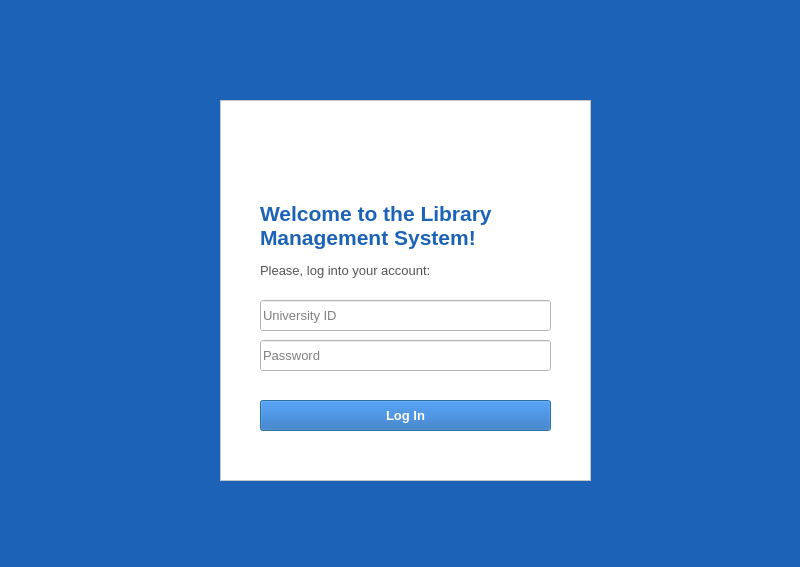
<?xml version="1.0" encoding="UTF-8"?>
<ui version="4.0">
 <class>Dialog</class>
 <widget class="QDialog" name="Dialog">
  <property name="geometry">
   <rect>
    <x>0</x>
    <y>0</y>
    <width>800</width>
    <height>567</height>
   </rect>
  </property>
  <property name="windowTitle">
   <string>Sign In</string>
  </property>
  <property name="styleSheet">
   <string notr="true">background-color: rgb(28, 99, 183);</string>
  </property>
  <widget class="QFrame" name="frame">
   <property name="geometry">
    <rect>
     <x>220</x>
     <y>100</y>
     <width>371</width>
     <height>381</height>
    </rect>
   </property>
   <property name="autoFillBackground">
    <bool>false</bool>
   </property>
   <property name="styleSheet">
    <string notr="true">background-color: rgb(255, 255, 255);</string>
   </property>
   <property name="frameShape">
    <enum>QFrame::StyledPanel</enum>
   </property>
   <property name="frameShadow">
    <enum>QFrame::Raised</enum>
   </property>
   <widget class="QLabel" name="welcome_label">
    <property name="enabled">
     <bool>true</bool>
    </property>
    <property name="geometry">
     <rect>
      <x>40</x>
      <y>100</y>
      <width>291</width>
      <height>51</height>
     </rect>
    </property>
    <property name="font">
     <font>
      <pointsize>16</pointsize>
      <weight>75</weight>
      <bold>true</bold>
     </font>
    </property>
    <property name="styleSheet">
     <string notr="true">color: rgb(28, 99, 183);
</string>
    </property>
    <property name="text">
     <string>Welcome to the Library Management System!</string>
    </property>
    <property name="wordWrap">
     <bool>true</bool>
    </property>
   </widget>
   <widget class="QPushButton" name="login_button">
    <property name="geometry">
     <rect>
      <x>40</x>
      <y>300</y>
      <width>291</width>
      <height>31</height>
     </rect>
    </property>
    <property name="font">
     <font>
      <pointsize>10</pointsize>
      <weight>75</weight>
      <bold>true</bold>
     </font>
    </property>
    <property name="styleSheet">
     <string notr="true">background-color:  rgb(28, 99, 183);
color: rgb(255, 255, 255)</string>
    </property>
    <property name="text">
     <string>Log In</string>
    </property>
    <property name="checkable">
     <bool>false</bool>
    </property>
   </widget>
   <widget class="QLineEdit" name="username">
    <property name="geometry">
     <rect>
      <x>40</x>
      <y>200</y>
      <width>291</width>
      <height>31</height>
     </rect>
    </property>
    <property name="font">
     <font>
      <pointsize>10</pointsize>
     </font>
    </property>
    <property name="inputMask">
     <string/>
    </property>
    <property name="text">
     <string/>
    </property>
    <property name="placeholderText">
     <string>University ID</string>
    </property>
   </widget>
   <widget class="QLabel" name="please_label">
    <property name="geometry">
     <rect>
      <x>40</x>
      <y>160</y>
      <width>291</width>
      <height>21</height>
     </rect>
    </property>
    <property name="font">
     <font>
      <pointsize>10</pointsize>
     </font>
    </property>
    <property name="styleSheet">
     <string notr="true">color:rgb(85, 85, 85)</string>
    </property>
    <property name="text">
     <string>Please, log into your account:</string>
    </property>
    <property name="textFormat">
     <enum>Qt::AutoText</enum>
    </property>
   </widget>
   <widget class="QLabel" name="inha_label">
    <property name="geometry">
     <rect>
      <x>40</x>
      <y>40</y>
      <width>290</width>
      <height>41</height>
     </rect>
    </property>
    <property name="text">
     <string/>
    </property>
    <property name="pixmap">
     <pixmap>../../../Downloads/iut-logo-blue-min.png</pixmap>
    </property>
    <property name="scaledContents">
     <bool>true</bool>
    </property>
   </widget>
   <widget class="QLineEdit" name="password">
    <property name="geometry">
     <rect>
      <x>40</x>
      <y>240</y>
      <width>291</width>
      <height>31</height>
     </rect>
    </property>
    <property name="font">
     <font>
      <pointsize>10</pointsize>
     </font>
    </property>
    <property name="text">
     <string/>
    </property>
    <property name="placeholderText">
     <string>Password</string>
    </property>
   </widget>
   <widget class="QLabel" name="error">
    <property name="geometry">
     <rect>
      <x>40</x>
      <y>276</y>
      <width>291</width>
      <height>20</height>
     </rect>
    </property>
    <property name="font">
     <font>
      <pointsize>8</pointsize>
     </font>
    </property>
    <property name="styleSheet">
     <string notr="true">color: rgb(255, 0, 0)</string>
    </property>
    <property name="text">
     <string/>
    </property>
   </widget>
  </widget>
  <widget class="QLabel" name="background_image">
   <property name="geometry">
    <rect>
     <x>-20</x>
     <y>0</y>
     <width>831</width>
     <height>571</height>
    </rect>
   </property>
   <property name="text">
    <string/>
   </property>
   <property name="pixmap">
    <pixmap>../../../Downloads/39145625_1122241971263477_2857489807007809536_n 1.png</pixmap>
   </property>
   <property name="scaledContents">
    <bool>true</bool>
   </property>
  </widget>
  <zorder>background_image</zorder>
  <zorder>frame</zorder>
 </widget>
 <resources/>
 <connections/>
</ui>
